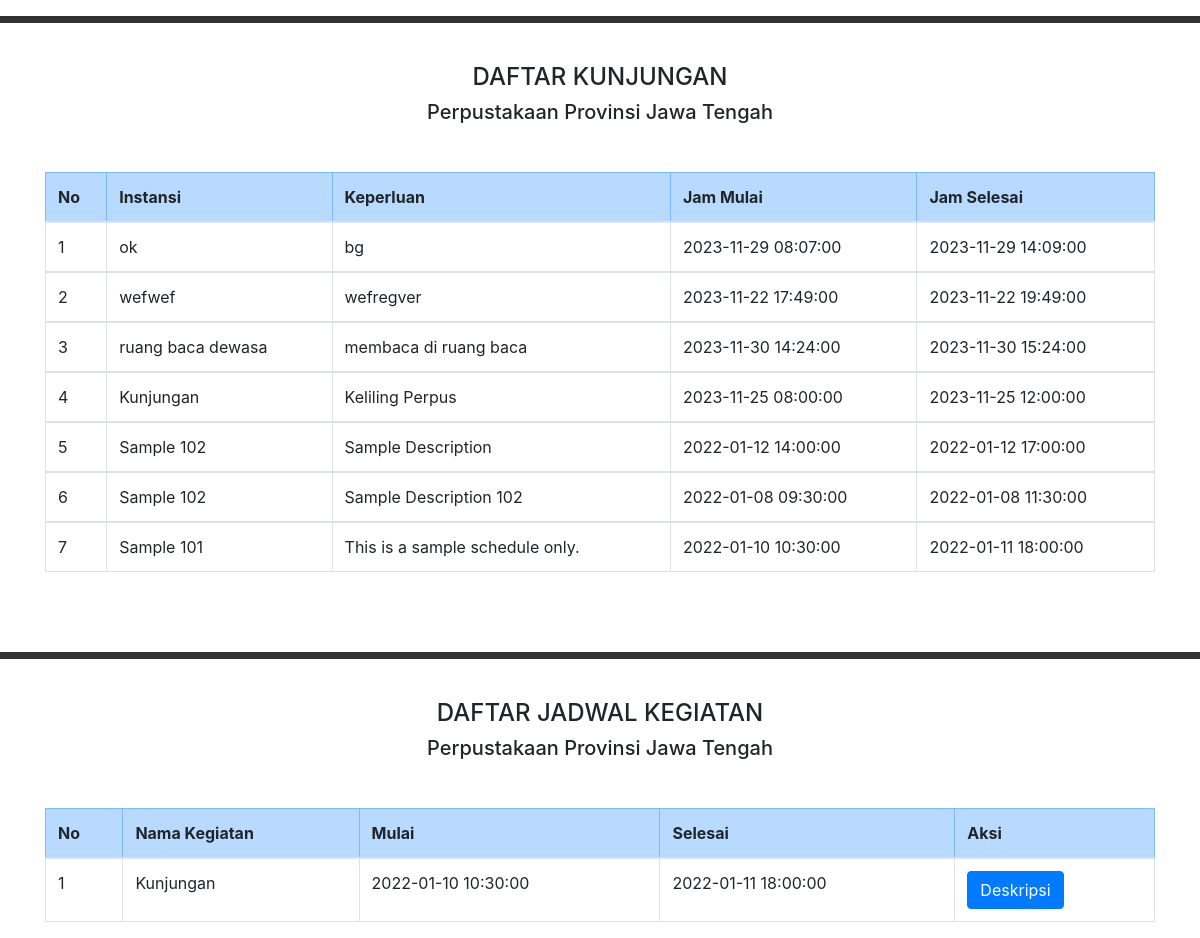
The app's page /user/halamanjadwal.php with its own data.
### tables this page shows
CREATE TABLE `schedule_list` (
  `id` int(30) NOT NULL,
  `title` text NOT NULL,
  `description` text NOT NULL,
  `start_datetime` datetime NOT NULL,
  `end_datetime` datetime DEFAULT NULL
);

CREATE TABLE `tb_kegiatan` (
  `id` int(30) NOT NULL,
  `nama_kegiatan` text NOT NULL,
  `mulai` datetime NOT NULL,
  `selesai` datetime NOT NULL
);

### user/halamanjadwal.php (the view, shortened to what this page needs)
<!DOCTYPE html>
<html>
<head>
<link rel="stylesheet" href="https://cdn.jsdelivr.net/npm/bootstrap@4.6.1/dist/css/bootstrap.min.css">
</head>
<body>
<hr>
<div class="container">
    <br>
    <h4><center>DAFTAR KUNJUNGAN</center></h4>
    <h5><center>Perpustakaan Provinsi Jawa Tengah</center></h5>
     <tr class="table-danger">
            <br>
        <thead>
        <tr>
       <table class="my-3 table table-bordered">
            <tr class="table-primary">
            <th>No</th>
            <th>Instansi</th>
            <th>Keperluan</th>
            <th>Jam Mulai</th>
            <th>Jam Selesai</th>
        </tr>
        </thead>
        <?php
        include "../admin/dataadmin/koneksi.php";
        $sql="select * from schedule_list order by id desc";
        $hasil=mysqli_query($kon,$sql);
        $no=0;
        while ($data = mysqli_fetch_array($hasil)) {
            $no++;
            ?>
            <tbody>
            <tr>
                <td><?php echo $no;?></td>
                <td><?php echo $data["title"];   ?></td>
                <td><?php echo $data["description"];   ?></td>
                <td><?php echo $data["start_datetime"];   ?></td>
                <td><?php echo $data["end_datetime"];   ?></td>
            </tr>
            </tbody>
            <?php
        }
        ?>
</div>
<br>
<br>
<hr>
<div class="container">
    <br>
    <h4><center>DAFTAR JADWAL KEGIATAN</center></h4>
    <h5><center>Perpustakaan Provinsi Jawa Tengah</center></h5>
     <tr class="table-danger">
      <br>
        <thead>
        <tr>
       <table class="my-3 table table-bordered">
            <tr class="table-primary">
            <th>No</th>
            <th>Nama Kegiatan</th>
            <th>Mulai</th>
            <th>Selesai</th>
            <th colspan='2'>Aksi</th>
        </tr>
        </thead>
        <?php
    include "../admin/datakegiatan/koneksi.php";
        $sql = "SELECT * FROM tb_kegiatan order by id desc ";
        $hasil=mysqli_query($kon,$sql);
        $no=0;
        while ($data = mysqli_fetch_array($hasil)) {
            $no++;
            ?>
            <tbody>
            <tr>
                <td><?php echo $no;?></td>
                <td><?php echo $data["nama_kegiatan"];   ?></td>
                <td><?php echo $data["mulai"];   ?></td>
                <td><?php echo $data["selesai"];   ?></td>
                <td><button type="button" class="btn btn-primary" data-toggle="modal" data-target="#myModal">
                            Deskripsi
                        </button>
                        </td>
            </tr>
            </tbody>
            <?php
        }
        ?>
</div>
</body>
</html>

### user/halamanjadwal.php (style rules this page uses)
hr { border: none; height: 7px; background-color: #333; }

### records on screen
schedule_list: title "ok", description "bg", start_datetime "2023-11-29 08:07:00", end_datetime "2023-11-29 14:09:00"
schedule_list: title "wefwef", description "wefregver", start_datetime "2023-11-22 17:49:00", end_datetime "2023-11-22 19:49:00"
schedule_list: title "ruang baca dewasa", description "membaca di ruang baca", start_datetime "2023-11-30 14:24:00", end_datetime "2023-11-30 15:24:00"
schedule_list: title "Kunjungan", description "Keliling Perpus", start_datetime "2023-11-25 08:00:00", end_datetime "2023-11-25 12:00:00"
schedule_list: title "Sample 102", description "Sample Description", start_datetime "2022-01-12 14:00:00", end_datetime "2022-01-12 17:00:00"
schedule_list: title "Sample 102", description "Sample Description 102", start_datetime "2022-01-08 09:30:00", end_datetime "2022-01-08 11:30:00"
schedule_list: title "Sample 101", description "This is a sample schedule only.", start_datetime "2022-01-10 10:30:00", end_datetime "2022-01-11 18:00:00"
tb_kegiatan: nama_kegiatan "Kunjungan", mulai "2022-01-10 10:30:00", selesai "2022-01-11 18:00:00"
